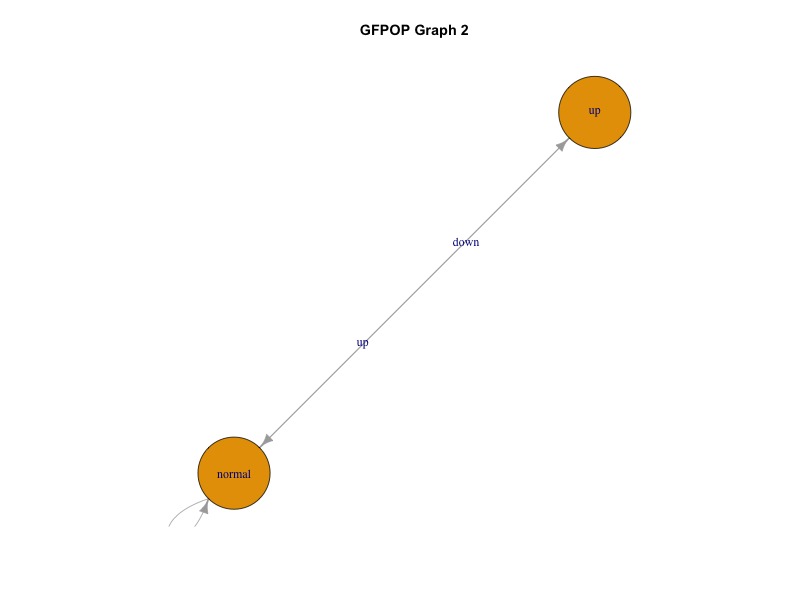

R code for this plot:
# graph2.R
# GFPOP test graph 2 using default choices

library(gfpop)
library(igraph)

# Define GFPOP graph
gf_graph <- gfpop::graph(
  gfpop::Edge("start", "normal", type = "start"),
  gfpop::Edge("normal", "up", type = "up", penalty = 3),
  gfpop::Edge("up", "normal", type = "down", penalty = 2),
  gfpop::Edge("normal", "end", type = "end")
)

# Convert to igraph
nodes <- unique(c(gf_graph$state1, gf_graph$state2))
edges <- data.frame(
  from  = gf_graph$state1,
  to    = gf_graph$state2,
  label = gf_graph$type,
  stringsAsFactors = FALSE
)
g <- graph_from_data_frame(edges, vertices = data.frame(name=nodes), directed=TRUE)

# Plot in RStudio first
plot(
  g,
  vertex.size=40,
  vertex.label=V(g)$name,
  edge.label=E(g)$label,
  main="GFPOP Graph 2"
)

desktop_results <- file.path(Sys.getenv("HOME"), "Desktop", "GFPOP_results")
if(!dir.exists(desktop_results)) dir.create(desktop_results)

png(file.path(desktop_results, "graph2.png"), width=800, height=600)
plot(
  g,
  vertex.size=40,
  vertex.label=V(g)$name,
  edge.label=E(g)$label,
  main="GFPOP Graph 2"
)
dev.off()

cat("Graph 2 saved to Desktop/GFPOP_results/graph2.png\n")